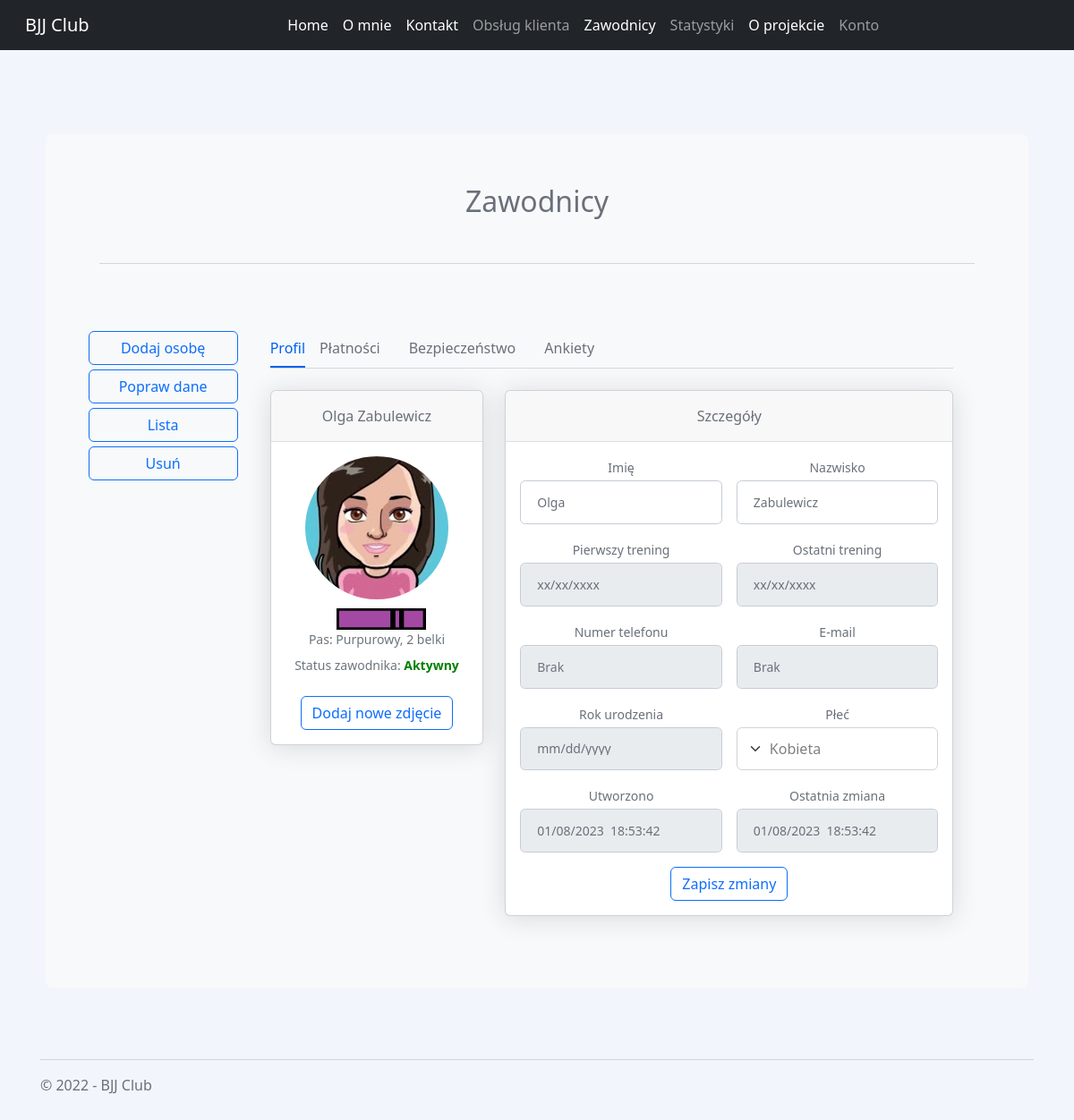
Before: /zawodnicy/profil/2 with the older database file.
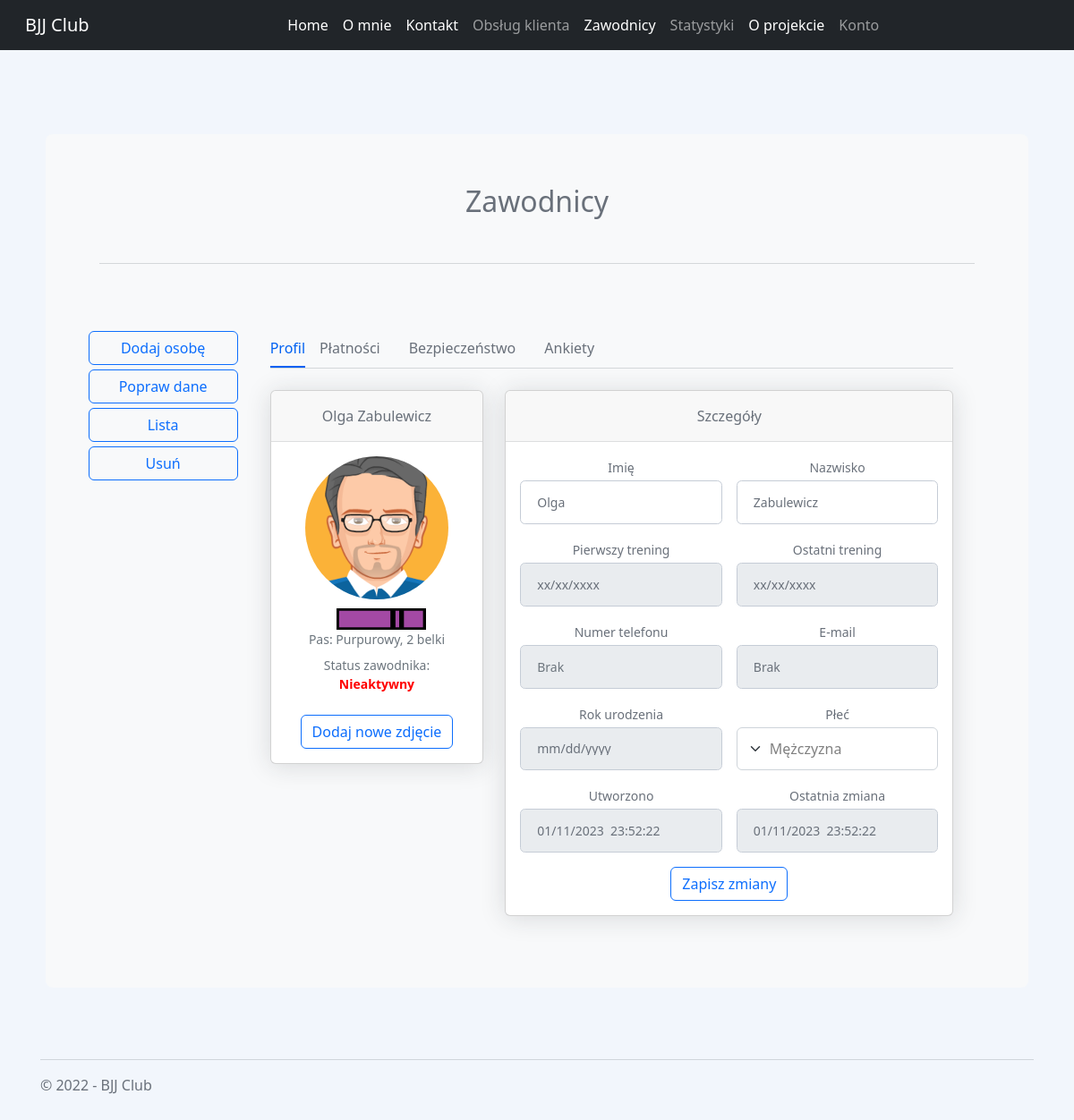
After: the same page with the newer database file.
### players/models.py (models this page shows, shortened)
class Player(models.Model):
    class Belts(models.TextChoices):
        WHITE = "Biały", "Biały"
        BLUE = "Niebieski", "Niebieski"
        PURPLE = "Purpurowy", "Purpurowy"
        BROWN = "Brązowy", "Brązowy"
        BLACK = "Czarny", "Czarny"
    class Stripes(models.TextChoices):
        ZERO = "0", "0"
        ONE = "1", "1"
        TWO = "2", "2"
        THREE = "3", "3"
        FOUR = "4", "4"
    class Gender(models.TextChoices):
        Male = "Mężczyzna", "Mężczyzna"
        Female = "Kobieta", "Kobieta"
    class SubscriptionType(models.TextChoices):
        ONE = "1 Wejście", "1 Wejście"
        FOUR = "4 Wejścia", "4 Wejścia"
        EIGHT = "8 Wejść", "8 Wejść"
        FIFTEEN = "15 Wejść", "15 Wejść"
        OPEN = "OPEN", "OPEN"
        KIDS = "Dzieci i młodzież", "Dzieci i młodzież"
    first_name = models.CharField(max_length=100)
    last_name = models.CharField(max_length=100)
    belt = models.CharField(max_length=30, choices=Belts.choices, default=Belts.WHITE)
    stripe = models.CharField(max_length=1, choices=Stripes.choices, default=Stripes.ZERO)
    gender = models.CharField(max_length=10, choices=Gender.choices, default=Gender.Male, blank=True)
    birth_date = models.DateField(blank=True, null=True)
    first_training = models.DateField(blank=True, null=True)
    last_training = models.DateField(blank=True, null=True)
    created = models.DateTimeField(auto_now_add=True)
    modified = models.DateTimeField(auto_now=True)
    email = models.EmailField(null=True, blank=True)
    active = models.BooleanField(default=False)
    subscription_type = models.CharField(max_length=30, choices=SubscriptionType.choices, default=SubscriptionType.ONE,
                                         blank=True)
    phone_number = models.CharField(max_length=20, blank=True)
    class Meta:
        ordering = ['id']

### players/views.py (the view, shortened to what this page needs)
# urls.py: path("profil/<int:player_id>", player_profile, name="player_profile"),
def player_profile(request, player_id):
    player = Player.objects.get(pk=player_id)
    context = {"player": player}
    return render(request, "player_profile.html", context)

### players/templatetags/extras.py (called while the page is built)
@register.simple_tag
def belt_png(belt, stripe):
    belts = {"Biały": 1,
             "Niebieski": 2,
             "Purpurowy": 3,
             "Brązowy": 4,
             "Czarny": 5}
    belt_index = belts[belt]
    result = f"/static/images/belts/{belt_index}.{stripe}.{belt}.png"
    return result

@register.simple_tag
def email_display(user_id):
    player = Player.objects.get(pk=user_id)
    email = player.email
    if email:
        return email
    else:
        return "Brak"

### players/templates/player_profile.html (shortened to what the changed rows need)
{% extends "inner_layout.html" %}
{% block body %}
{% load extras %}
{% load static %}
<link rel="stylesheet" type="text/css" href="{% static 'css/players/player_profile.css' %}" />
<div class="container-xl px-4 mt-4">
    <div class="row">
        <div class="col-xl-4">
            <div class="card mb-4 mb-xl-0">
                <div class="card-header">{{player.first_name}} {{player.last_name}}</div>
                <div class="card-body text-center">
                    {% if player.gender == 'Mężczyzna'%}
                    <img class="img-account-profile rounded-circle mb-2" src="{% static 'images/players/profile_photo/male.png' %}" alt="">
                    {% else %}
                    <img class="img-account-profile rounded-circle mb-2" src="{% static 'images/players/profile_photo/female.png' %}" alt="">
                    {% endif %}
                    <img src= "{% belt_png player.belt player.stripe %}" alt='' style="width: 100px; margin-left: 10px;"/>
                    <div class="small font-italic text-muted mb-2">Pas: {{player.belt}}, {{player.stripe}} belki</div>
                    <div class="small font-italic text-muted mb-4">Status zawodnika:
                        {% if player.active %}
                            <b style="color: green">Aktywny</b>
                        {% else %}
                            <b style="color: red">Nieaktywny</b>
                        {% endif %}
                    </div>
                    <button class="btn btn-outline-primary" type="button">Dodaj nowe zdjęcie</button>
                </div>
            </div>
        </div>
        <div class="col-xl-8">
            <div class="card mb-4">
                <div class="card-body">
                    <form method="post">
                        <div class="row gx-3 mb-3">
                            <div class="col-md-6">
                                <label class="small mb-1" for="first_name">Imię</label>
                                <input class="form-control" id="first_name" name="first_name" type="text" placeholder="Enter your first name" value="{{player.first_name}}">
                            </div>
                            <div class="col-md-6">
                                <label class="small mb-1" for="last_name">Nazwisko</label>
                                <input class="form-control" id="last_name" name="last_name" type="text" placeholder="Enter your last name" value="{{ player.last_name }}">
                            </div>
                        </div>
                        <div class="row gx-3 mb-3">
                            <div class="col-md-6">
                                <label class="small mb-1" for="e_mail">E-mail</label>
                                <input class="form-control" id="e_mail" type="text" name="e_mail" placeholder="Brak" value="{% email_display player.id %}" disabled readonly>
                            </div>
                        </div>
                        <div class="row gx-3 mb-3">
                            <div class="col-md-6">
                                <label class="small mb-1" for="gender">Płeć</label>
                                <select class="form-select" id="gender" name="gender" aria-label="Płeć" style="height: 48px; color: grey">
                                    {% if player.gender == "Mężczyzna" %}
                                        <option selected>Mężczyzna</option>
                                    {% else %}
                                        <option selected>Kobieta</option>
                                    {% endif %}
                                </select>
                            </div>
                        </div>
                        <div class="row gx-3 mb-3">
                            <div class="col-md-6">
                                <label class="small mb-1" for="inputCreated">Utworzono</label>
                                <input class="form-control" id="inputCreated" type="text" placeholder=""
                                       value="{{player.created | date:'m/d/Y  G:i:s'}}" disabled readonly>
                            </div>
                            <div class="col-md-6">
                                <label class="small mb-1" for="inputLastChange">Ostatnia zmiana</label>
                                <input class="form-control" id="inputLastChange" type="text" placeholder=""
                                       value="{{player.modified | date:'m/d/Y  G:i:s'}}" disabled readonly>
                            </div>
                        </div>
                    </form>
                </div>
            </div>
        </div>
    </div>
</div>
{% endblock %}

Changed rows visible on the page:
changed Player "Olga": active True → False (drawn); gender "Kobieta" → "Mężczyzna"; created "01/08/2023 18:53:42" → "01/11/2023 23:52:22"; modified "01/08/2023 18:53:42" → "01/11/2023 23:52:22"
Other visible differences:
text no longer shown: "Aktywny"
text now shown: "Nieaktywny"
